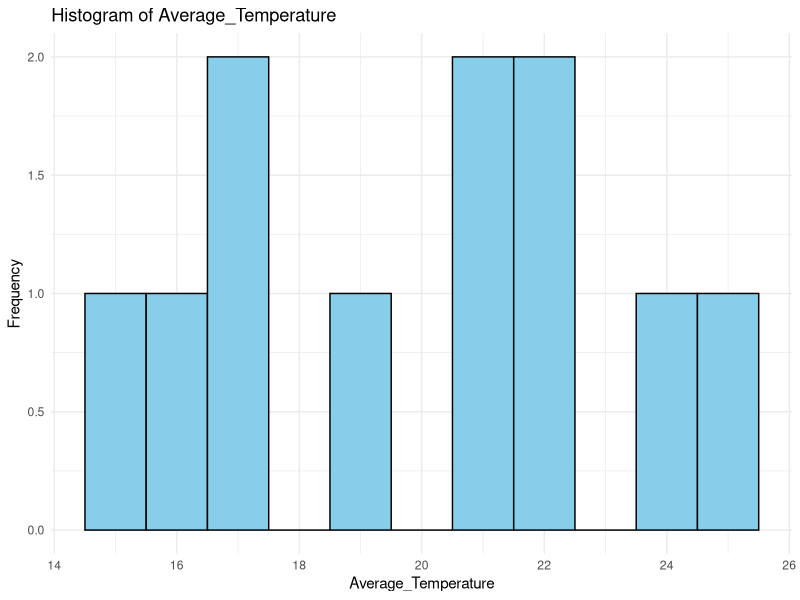
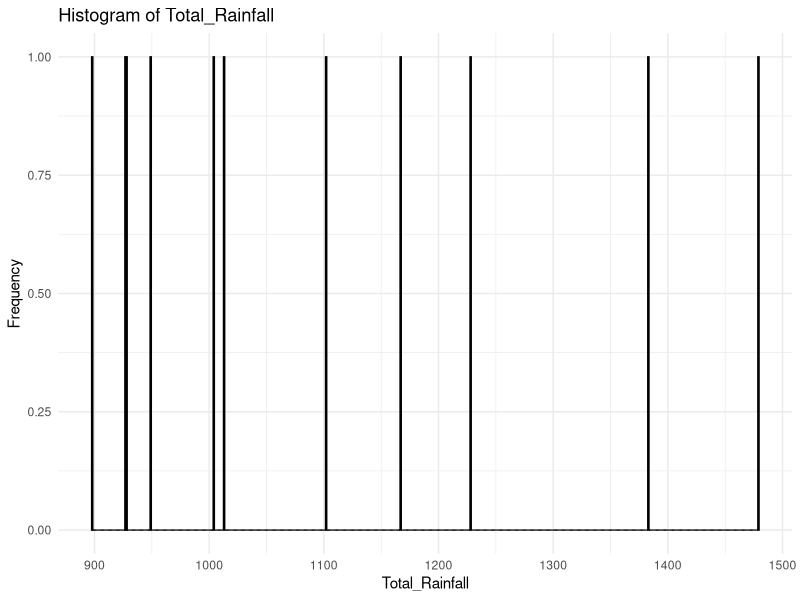
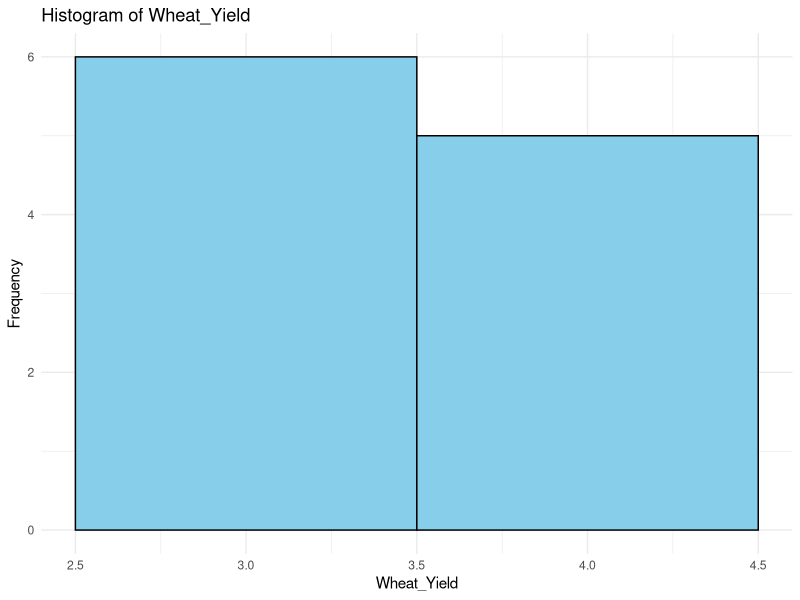
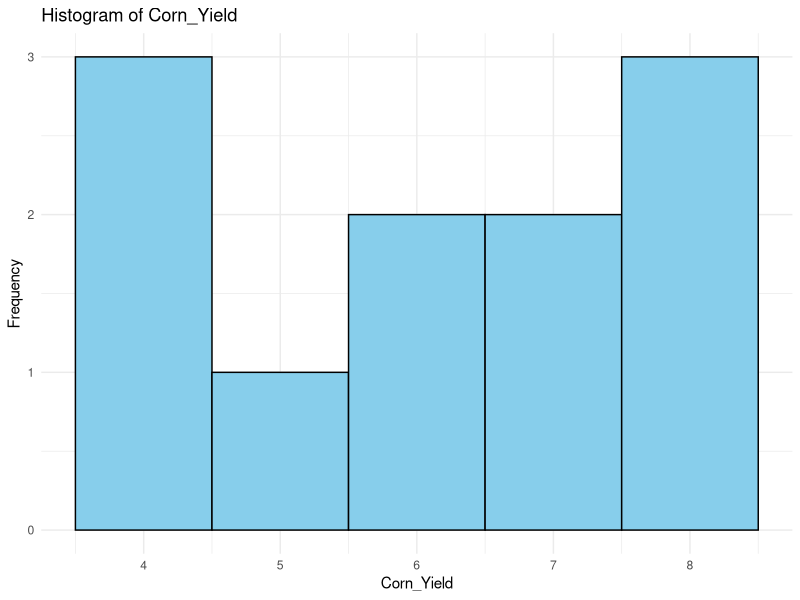
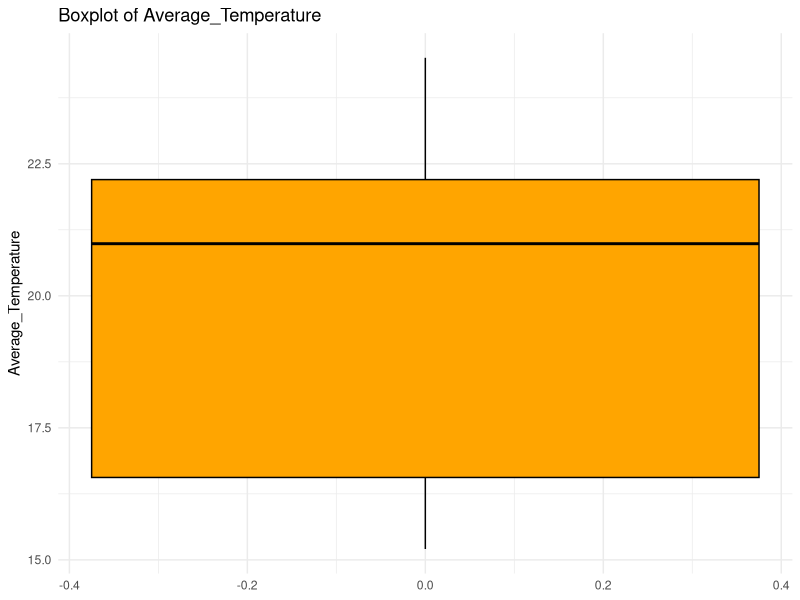
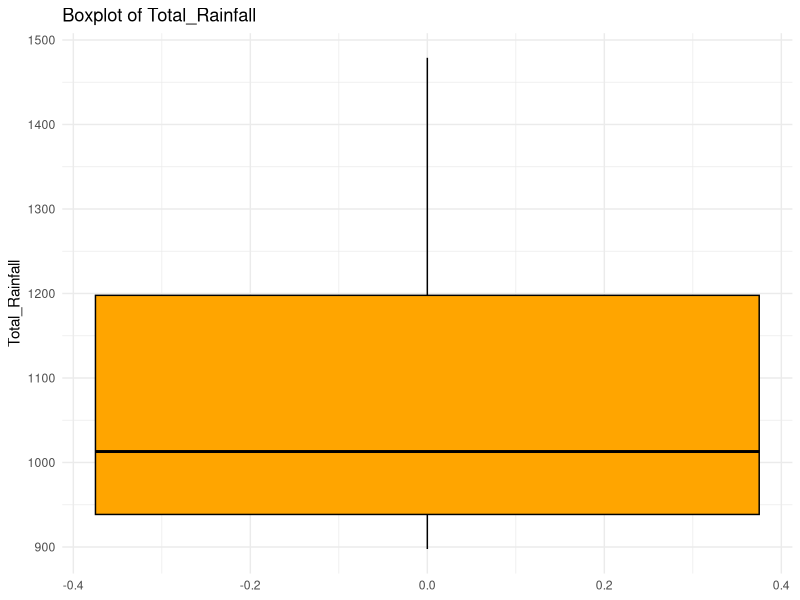
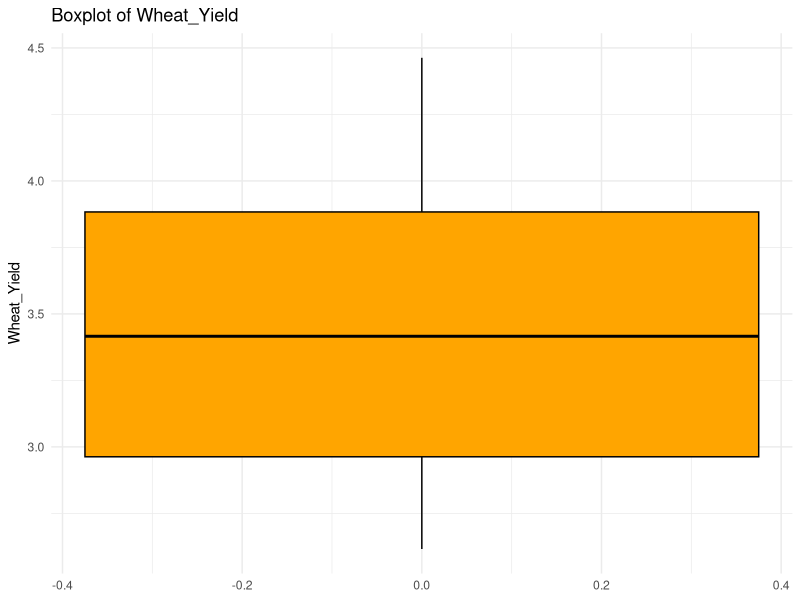
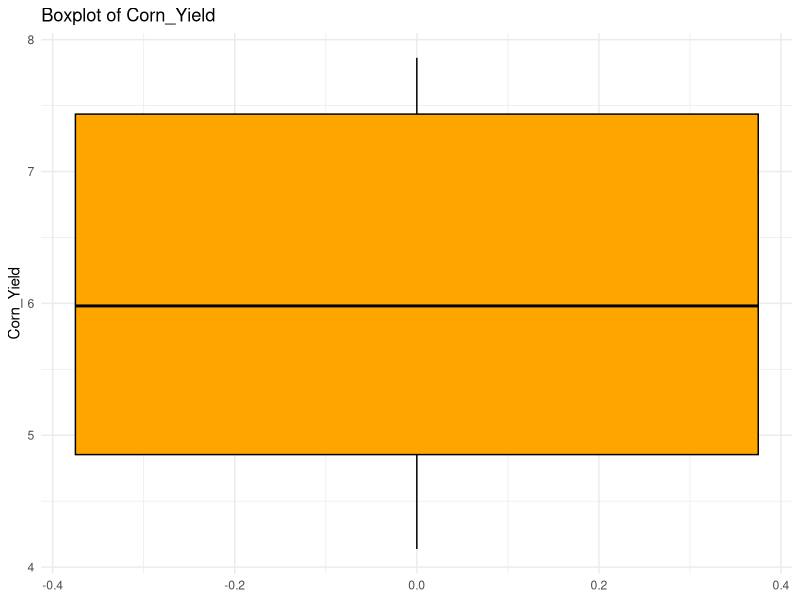

Source code (R) for these figures, in order:
# Load necessary libraries
library(ggplot2)

# Load the dataset
data <- read.csv("dataset.csv")

# Set up the output directory for the plots
output_dir <- "plots"
if (!dir.exists(output_dir)) {
  dir.create(output_dir)
}

# Function to generate histograms and save them
generate_histogram <- function(data, column_name, output_file) {
  plot <- ggplot(data, aes_string(x = column_name)) +
    geom_histogram(binwidth = 1, fill = "skyblue", color = "black") +
    labs(title = paste("Histogram of", column_name), x = column_name, y = "Frequency") +
    theme_minimal()
  
  ggsave(filename = output_file, plot = plot, path = output_dir, width = 7, height = 5)
}

# Function to generate boxplots and save them
generate_boxplot <- function(data, column_name, output_file) {
  plot <- ggplot(data, aes_string(y = column_name)) +
    geom_boxplot(fill = "orange", color = "black") +
    labs(title = paste("Boxplot of", column_name), y = column_name) +
    theme_minimal()
  
  ggsave(filename = output_file, plot = plot, path = output_dir, width = 7, height = 5)
}

# Generate histograms for each variable
generate_histogram(data, "Average_Temperature", "histogram_temperature.png")
generate_histogram(data, "Total_Rainfall", "histogram_rainfall.png")
generate_histogram(data, "Wheat_Yield", "histogram_wheat_yield.png")
generate_histogram(data, "Corn_Yield", "histogram_corn_yield.png")

# Generate boxplots for each variable
generate_boxplot(data, "Average_Temperature", "boxplot_temperature.png")
generate_boxplot(data, "Total_Rainfall", "boxplot_rainfall.png")
generate_boxplot(data, "Wheat_Yield", "boxplot_wheat_yield.png")
generate_boxplot(data, "Corn_Yield", "boxplot_corn_yield.png")

cat("Histograms and boxplots have been generated and saved to the 'plots' directory.\n")

